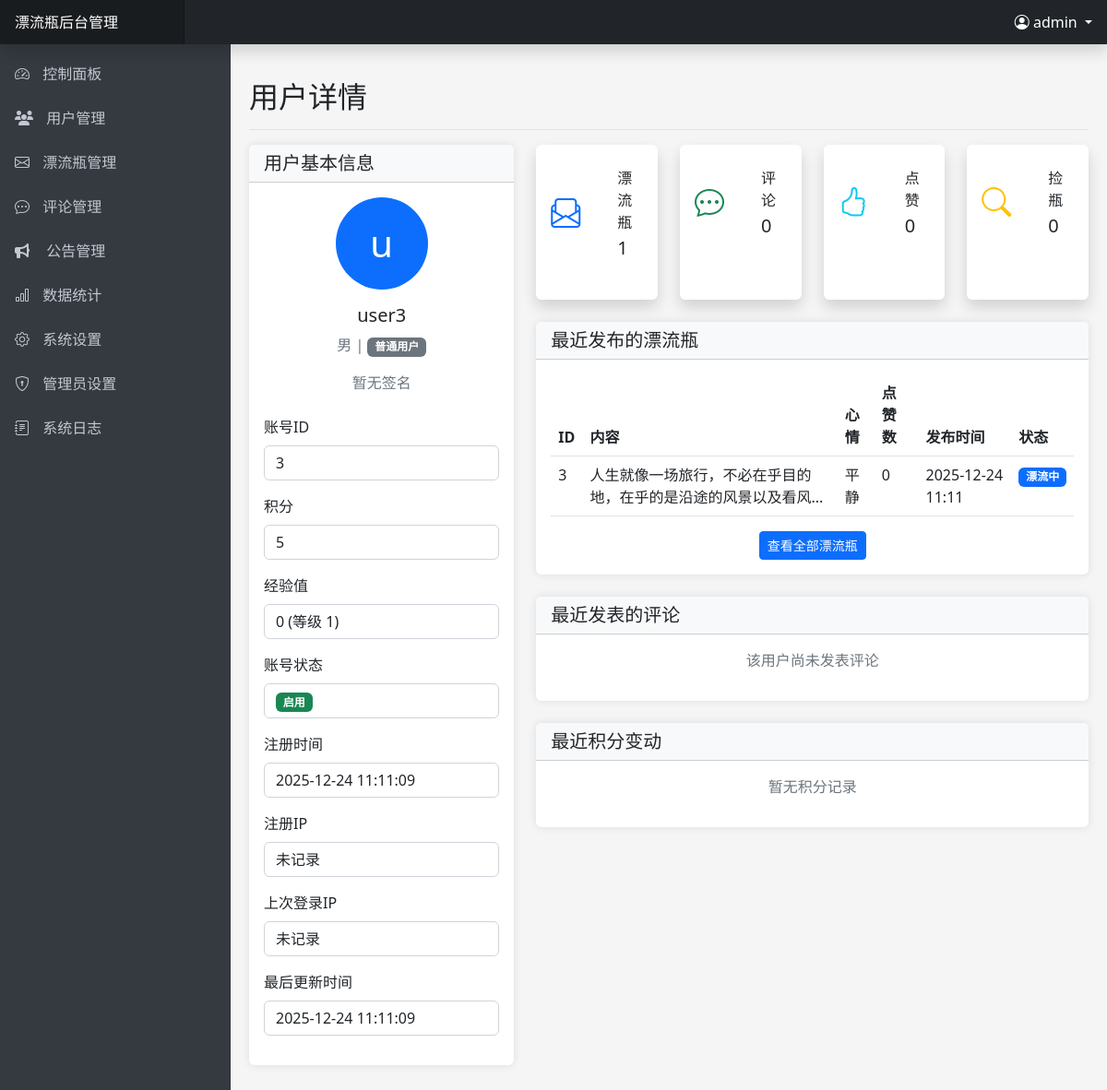
The page /admin/user_detail.php?id=3 (signed in) on the database its author committed.
### tables this page shows
CREATE TABLE IF NOT EXISTS `users` (
    `id` INT(11) AUTO_INCREMENT PRIMARY KEY,
    `username` VARCHAR(50) NOT NULL UNIQUE,
    `password` VARCHAR(255) NOT NULL,
    `gender` ENUM('男', '女') NOT NULL,
    `signature` TEXT DEFAULT NULL,
    `points` INT(11) DEFAULT 0,
    `experience` INT(11) DEFAULT 0 COMMENT '用户经验值',
    `level` INT(11) DEFAULT 1 COMMENT '用户等级',
    `is_vip` TINYINT(1) DEFAULT 0,
    `vip_expire_date` DATE DEFAULT NULL,
    `vip_level` INT(11) DEFAULT 0,
    `status` TINYINT(1) DEFAULT 1 COMMENT '0:禁用 1:启用',
    `created_at` TIMESTAMP DEFAULT CURRENT_TIMESTAMP,
    `register_ip` VARCHAR(50) DEFAULT NULL COMMENT '注册IP地址',
    `last_login_ip` VARCHAR(50) DEFAULT NULL COMMENT '上次登录IP地址',
    `updated_at` TIMESTAMP DEFAULT CURRENT_TIMESTAMP ON UPDATE CURRENT_TIMESTAMP,
    INDEX `idx_created_at` (`created_at`),
    INDEX `idx_is_vip` (`is_vip`),
    INDEX `idx_status` (`status`),
    INDEX `idx_vip_expire_date` (`vip_expire_date`)
);

CREATE TABLE IF NOT EXISTS `bottles` (
    `id` INT(11) AUTO_INCREMENT PRIMARY KEY,
    `user_id` INT(11) NOT NULL,
    `content` TEXT NOT NULL,
    `bottle_type` ENUM('text', 'voice') DEFAULT 'text' COMMENT '漂流瓶类型：text文字漂流瓶，voice语音漂流瓶',
    `audio_file` VARCHAR(255) DEFAULT NULL COMMENT '语音文件路径（仅语音漂流瓶使用）',
    `audio_duration` INT(11) DEFAULT NULL COMMENT '语音时长（秒）',
    `mood` ENUM('开心', '难过', '平静', '愤怒', '期待', '忧郁', '其他') DEFAULT '其他',
    `is_anonymous` TINYINT(1) DEFAULT 0,
    `likes` INT(11) DEFAULT 0,
    `ip_address` VARCHAR(255) DEFAULT NULL,
    `location` VARCHAR(255) DEFAULT NULL,
    `quality_score` INT(11) DEFAULT 0,
    `throw_time` TIMESTAMP DEFAULT CURRENT_TIMESTAMP,
    `status` ENUM('漂流中', '已捡起') DEFAULT '漂流中',
    FOREIGN KEY (`user_id`) REFERENCES `users`(`id`) ON DELETE CASCADE,
    INDEX `idx_user_id` (`user_id`),
    INDEX `idx_status` (`status`),
    INDEX `idx_throw_time` (`throw_time`),
    INDEX `idx_bottle_type` (`bottle_type`),
    INDEX `idx_quality_score` (`quality_score`),
    INDEX `idx_status_throw_time` (`status`, `throw_time`)
);

### admin/user_detail.php (the view, shortened to what this page needs)
<?php
$userId = (int)$_GET['id'];
require_once 'includes/header.php';
$conn = getDbConnection();
$userQuery = "SELECT * FROM users WHERE id = ?";
$userStmt = $conn->prepare($userQuery);
$userStmt->bind_param("i", $userId);
$userStmt->execute();
$userResult = $userStmt->get_result();
$user = $userResult->fetch_assoc();
$bottleCountQuery = "SELECT COUNT(*) as total FROM bottles WHERE user_id = ?";
$bottleCountStmt = $conn->prepare($bottleCountQuery);
$bottleCountStmt->bind_param("i", $userId);
$bottleCountStmt->execute();
$bottleCount = $bottleCountStmt->get_result()->fetch_assoc()['total'];
$commentCountQuery = "SELECT COUNT(*) as total FROM comments WHERE user_id = ?";
$commentCountStmt = $conn->prepare($commentCountQuery);
$commentCountStmt->bind_param("i", $userId);
$commentCountStmt->execute();
$commentCount = $commentCountStmt->get_result()->fetch_assoc()['total'];
$likeCountQuery = "SELECT COUNT(*) as total FROM likes WHERE user_id = ?";
$likeCountStmt = $conn->prepare($likeCountQuery);
$likeCountStmt->bind_param("i", $userId);
$likeCountStmt->execute();
$likeCount = $likeCountStmt->get_result()->fetch_assoc()['total'];
$pickCountQuery = "SELECT COUNT(*) as total FROM pick_records WHERE user_id = ?";
$pickCountStmt = $conn->prepare($pickCountQuery);
$pickCountStmt->bind_param("i", $userId);
$pickCountStmt->execute();
$pickCount = $pickCountStmt->get_result()->fetch_assoc()['total'];
$pointsHistory = [];
$recentBottlesQuery = "SELECT b.*, COUNT(l.id) as like_count FROM bottles b
                       LEFT JOIN likes l ON b.id = l.bottle_id
                       WHERE b.user_id = ?
                       GROUP BY b.id
                       ORDER BY b.throw_time DESC
                       LIMIT 5";
$recentBottlesStmt = $conn->prepare($recentBottlesQuery);
$recentBottlesStmt->bind_param("i", $userId);
$recentBottlesStmt->execute();
$recentBottlesResult = $recentBottlesStmt->get_result();
$recentBottles = [];
while ($row = $recentBottlesResult->fetch_assoc()) {
    $recentBottles[] = $row;
}
$recentComments = [];
?>
<div class="row">
    <div class="col-xl-4">
        <div class="card mb-4">
            <div class="card-header">
                <h5 class="m-0">用户基本信息</h5>
            </div>
            <div class="card-body">
                <div class="text-center mb-4">
                    <div class="avatar bg-<?php echo $user['gender'] == '男' ? 'primary' : 'danger'; ?> text-white rounded-circle mb-3" style="width: 100px; height: 100px; line-height: 100px; font-size: 40px; margin: 0 auto;">
                        <?php echo mb_substr($user['username'], 0, 1); ?>
                    </div>
                    <h5><?php echo htmlspecialchars($user['username']); ?></h5>
                    <p class="text-muted"><?php echo $user['gender']; ?> |
                        <?php if ($user['is_vip']): ?>
                            <span class="badge bg-warning text-dark">VIP <?php echo $user['vip_level']; ?></span>
                        <?php else: ?>
                            <span class="badge bg-secondary">普通用户</span>
                        <?php endif; ?>
                    </p>
                    <p><?php echo $user['signature'] ? htmlspecialchars($user['signature']) : '<span class="text-muted">暂无签名</span>'; ?></p>
                </div>
                <div class="mb-3">
                    <label class="form-label">账号ID</label>
                    <p class="form-control"><?php echo $user['id']; ?></p>
                </div>
                <div class="mb-3">
                    <label class="form-label">积分</label>
                    <p class="form-control"><?php echo $user['points']; ?></p>
                </div>
                <div class="mb-3">
                    <label class="form-label">经验值</label>
                    <p class="form-control">
                        <?php
                        $experience = $user['experience'] ?? 0;
                        $level = $user['level'] ?? 1;
                        echo $experience . ' (等级 ' . $level . ')';
                        ?>
                    </p>
                </div>
                <div class="mb-3">
                    <label class="form-label">账号状态</label>
                    <p class="form-control">
                        <span class="badge bg-<?php echo $user['status'] ? 'success' : 'danger'; ?>">
                            <?php echo $user['status'] ? '启用' : '禁用'; ?>
                        </span>
                    </p>
                </div>
                <div class="mb-3">
                    <label class="form-label">注册时间</label>
                    <p class="form-control"><?php echo date('Y-m-d H:i:s', strtotime($user['created_at'])); ?></p>
                </div>
                <div class="mb-3">
                    <label class="form-label">注册IP</label>
                    <p class="form-control"><?php echo htmlspecialchars($user['register_ip'] ?? '未记录'); ?></p>
                </div>
                <div class="mb-3">
                    <label class="form-label">上次登录IP</label>
                    <p class="form-control"><?php echo htmlspecialchars($user['last_login_ip'] ?? '未记录'); ?></p>
                </div>
                <div class="mb-3">
                    <label class="form-label">最后更新时间</label>
                    <p class="form-control"><?php echo date('Y-m-d H:i:s', strtotime($user['updated_at'])); ?></p>
                </div>
            </div>
        </div>
    </div>
    <div class="col-xl-8">
        <div class="row">
            <div class="col-md-6 col-xl-3 mb-4">
                <div class="card border-left-primary shadow h-100 py-2">
                    <div class="card-body">
                        <div class="row no-gutters align-items-center">
                            <div class="col-auto">
                                <i class="bi bi-envelope-paper fs-2 text-primary"></i>
                            </div>
                            <div class="col ms-3">
                                <div class="text-xs font-weight-bold text-uppercase mb-1">漂流瓶</div>
                                <div class="h5 mb-0 font-weight-bold"><?php echo $bottleCount; ?></div>
                            </div>
                        </div>
                    </div>
                </div>
            </div>
            <div class="col-md-6 col-xl-3 mb-4">
                <div class="card border-left-success shadow h-100 py-2">
                    <div class="card-body">
                        <div class="row no-gutters align-items-center">
                            <div class="col-auto">
                                <i class="bi bi-chat-dots fs-2 text-success"></i>
                            </div>
                            <div class="col ms-3">
                                <div class="text-xs font-weight-bold text-uppercase mb-1">评论</div>
                                <div class="h5 mb-0 font-weight-bold"><?php echo $commentCount; ?></div>
                            </div>
                        </div>
                    </div>
                </div>
            </div>
            <div class="col-md-6 col-xl-3 mb-4">
                <div class="card border-left-info shadow h-100 py-2">
                    <div class="card-body">
                        <div class="row no-gutters align-items-center">
                            <div class="col-auto">
                                <i class="bi bi-hand-thumbs-up fs-2 text-info"></i>
                            </div>
                            <div class="col ms-3">
                                <div class="text-xs font-weight-bold text-uppercase mb-1">点赞</div>
                                <div class="h5 mb-0 font-weight-bold"><?php echo $likeCount; ?></div>
                            </div>
                        </div>
                    </div>
                </div>
            </div>
            <div class="col-md-6 col-xl-3 mb-4">
                <div class="card border-left-warning shadow h-100 py-2">
                    <div class="card-body">
                        <div class="row no-gutters align-items-center">
                            <div class="col-auto">
                                <i class="bi bi-search fs-2 text-warning"></i>
                            </div>
                            <div class="col ms-3">
                                <div class="text-xs font-weight-bold text-uppercase mb-1">捡瓶</div>
                                <div class="h5 mb-0 font-weight-bold"><?php echo $pickCount; ?></div>
                            </div>
                        </div>
                    </div>
                </div>
            </div>
        </div>
        <div class="card mb-4">
            <div class="card-header">
                <h5 class="m-0">最近发布的漂流瓶</h5>
            </div>
            <div class="card-body">
                <?php if (empty($recentBottles)): ?>
                <p class="text-center text-muted">该用户尚未发布漂流瓶</p>
                <?php else: ?>
                <div class="table-responsive">
                    <table class="table table-hover">
                        <thead>
                            <tr>
                                <th>ID</th>
                                <th>内容</th>
                                <th>心情</th>
                                <th>点赞数</th>
                                <th>发布时间</th>
                                <th>状态</th>
                            </tr>
                        </thead>
                        <tbody>
                            <?php foreach ($recentBottles as $bottle): ?>
                            <tr>
                                <td><?php echo $bottle['id']; ?></td>
                                <td><?php echo mb_substr(htmlspecialchars($bottle['content']), 0, 30) . (mb_strlen($bottle['content']) > 30 ? '...' : ''); ?></td>
                                <td><?php echo $bottle['mood']; ?></td>
                                <td><?php echo $bottle['like_count']; ?></td>
                                <td><?php echo date('Y-m-d H:i', strtotime($bottle['throw_time'])); ?></td>
                                <td>
                                    <span class="badge bg-<?php echo $bottle['status'] === '漂流中' ? 'primary' : 'success'; ?>">
                                        <?php echo $bottle['status']; ?>
                                    </span>
                                </td>
                            </tr>
                            <?php endforeach; ?>
                        </tbody>
                    </table>
                </div>
                <div class="text-center">
                    <a href="bottles.php?user_id=<?php echo $userId; ?>" class="btn btn-sm btn-primary">查看全部漂流瓶</a>
                </div>
                <?php endif; ?>
            </div>
        </div>
        <div class="card mb-4">
            <div class="card-header">
                <h5 class="m-0">最近发表的评论</h5>
            </div>
            <div class="card-body">
                <?php if (empty($recentComments)): ?>
                <p class="text-center text-muted">该用户尚未发表评论</p>
                <?php endif; ?>
            </div>
        </div>
        <div class="card">
            <div class="card-header">
                <h5 class="m-0">最近积分变动</h5>
            </div>
            <div class="card-body">
                <?php if (empty($pointsHistory)): ?>
                <p class="text-center text-muted">暂无积分记录</p>
                <?php endif; ?>
            </div>
        </div>
    </div>
</div>
<?php
require_once 'includes/footer.php';
?>

### admin/includes/header.php (style rules this page uses)
body { font-family: 'Microsoft YaHei', 'Segoe UI', sans-serif; background-color: #f5f5f5; overflow-x: hidden; }
.card { margin-bottom: 20px; border: none; box-shadow: 0 0 10px rgba(0, 0, 0, 0.1); }
.card-header { font-weight: bold; background-color: #f8f9fa; }
.table-responsive { overflow-x: auto; -webkit-overflow-scrolling: touch; }
.form-control, .form-select { box-shadow: none !important; }

### rows shown on the page
users: username "u", username "user3", gender "男", id "3", points "5", experience "0", level "1", created_at "2025-12-24 11:11:09", register_ip "未记录", last_login_ip "未记录", updated_at "2025-12-24 11:11:09"
bottles: id "3", content "人生就像一场旅行，不必在乎目的地，在乎的是沿途的风景以及看风", mood "平静", like_count "0", throw_time "2025-12-24 11:11", status "漂流中"

### other values the page prints
SITE_NAME "漂流瓶"
$admin->getCurrentAdminUsername() "admin"
$pageTitle "用户详情"
$bottleCount "1"
$commentCount "0"
$likeCount "0"
$pickCount "0"
